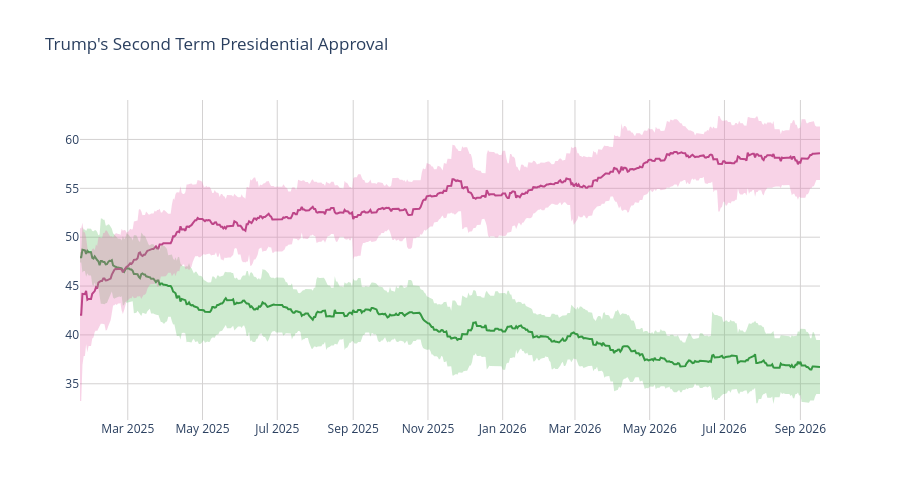

Notebook source saved alongside this figure:
### Code cell
disappr_ci_hex = "#e86eaf"
appr_ci_hex = "#60be65"
disappr_ci_rgba = "rgba(232, 110, 175, 0.3)"
appr_ci_rgba = "rgba(96, 190, 101, 0.3)"
grid_col = "#d4d2d2"


# Approve
fig = go.Figure(go.Scatter(
    x=pres['end_date'],
    y=pres['approve'],
    hovertemplate="%{y:.2f}%",
    name="<b>Approve</b>",
    line=dict(color="#228833"),
    showlegend=False
))

# Disapprove
fig.add_trace(go.Scatter(
    x=pres['end_date'],
    y=pres['disapprove'],
    hovertemplate="%{y:.2f}%",
    name="<b>Disapprove</b>",
    line=dict(color="#aa3377"),
    showlegend=False
    )
)

# Approve CI
fig.add_traces([

    # Upper bound
    go.Scatter(
        x=pres['end_date'],
        y=pres['approve_upper_ci'],
        marker=dict(color=appr_ci_hex),
        line=dict(width=0),
        mode='lines',
        showlegend=False,
        hoverinfo="skip"
    ),

    # Lower bound
    go.Scatter(
        x=pres['end_date'],
        y=pres['approve_lower_ci'],
        marker=dict(color=appr_ci_hex),
        line=dict(width=0),
        mode='lines',
        fillcolor=appr_ci_rgba,
        fill="tonexty",
        showlegend=False,
        hoverinfo="skip"
    )
])

# Disapprove CI
fig.add_traces([

    # Upper bound
    go.Scatter(
        x=pres['end_date'],
        y=pres['disapprove_upper_ci'],
        marker=dict(color=disappr_ci_hex),
        line=dict(width=0),
        mode='lines',
        showlegend=False,
        hoverinfo="skip"
    ),

    # Lower bound
    go.Scatter(
        x=pres['end_date'],
        y=pres['disapprove_lower_ci'],
        marker=dict(color=disappr_ci_hex),
        line=dict(width=0),
        mode='lines',
        fillcolor=disappr_ci_rgba,
        fill="tonexty",
        showlegend=False,
        hoverinfo="skip"
    )
])

fig.update_layout(
    title=dict(text="Trump's Second Term Presidential Approval"),
    hovermode="x"
)

fig.update_xaxes(gridcolor=grid_col)
fig.update_yaxes(gridcolor=grid_col)

fig.update_layout(hovermode="x", hoverlabel_align="right", plot_bgcolor="rgba(0, 0, 0, 0)", height=500)
fig.show()

### Figure 1 — Plotly figure (JSON) as saved in the notebook; plotly's stock layout.template omitted (floating-point values rounded to 4 significant figures; data arrays with more than 128 entries replaced by an {"elided": "..."} marker saying what was removed)
{"data": [{"hovertemplate": "%{y:.2f}%", "line": {"color": "#228833"}, "name": "<b>Approve</b>", "showlegend": false, "type": "scatter", "x": {"elided": "605 str values"}, "y": {"elided": "605 float values"}}, {"hovertemplate": "%{y:.2f}%", "line": {"color": "#aa3377"}, "name": "<b>Disapprove</b>", "showlegend": false, "type": "scatter", "x": {"elided": "605 str values"}, "y": {"elided": "605 float values"}}, {"hoverinfo": "skip", "line": {"width": 0}, "marker": {"color": "#60be65"}, "mode": "lines", "showlegend": false, "type": "scatter", "x": {"elided": "605 str values"}, "y": {"elided": "605 float values"}}, {"fill": "tonexty", "fillcolor": "rgba(96, 190, 101, 0.3)", "hoverinfo": "skip", "line": {"width": 0}, "marker": {"color": "#60be65"}, "mode": "lines", "showlegend": false, "type": "scatter", "x": {"elided": "605 str values"}, "y": {"elided": "605 float values"}}, {"hoverinfo": "skip", "line": {"width": 0}, "marker": {"color": "#e86eaf"}, "mode": "lines", "showlegend": false, "type": "scatter", "x": {"elided": "605 str values"}, "y": {"elided": "605 float values"}}, {"fill": "tonexty", "fillcolor": "rgba(232, 110, 175, 0.3)", "hoverinfo": "skip", "line": {"width": 0}, "marker": {"color": "#e86eaf"}, "mode": "lines", "showlegend": false, "type": "scatter", "x": {"elided": "605 str values"}, "y": {"elided": "605 float values"}}], "layout": {"height": 500, "hoverlabel": {"align": "right"}, "hovermode": "x", "plot_bgcolor": "rgba(0, 0, 0, 0)", "title": {"text": "Trump's Second Term Presidential Approval"}, "xaxis": {"gridcolor": "#d4d2d2"}, "yaxis": {"gridcolor": "#d4d2d2"}}}
